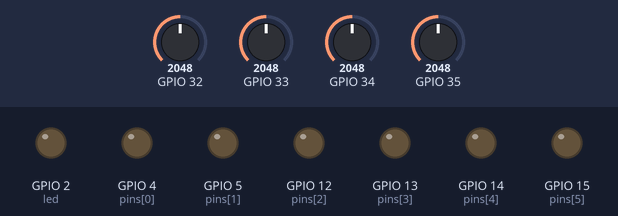
Recording of a program running on a simulated ESP32 board running MicroPython. Shown: output pins drawn as LEDs (lit = HIGH). The inputs (shaded band) are chosen by the test bench; at power-on: GPIO 32 = 2048, GPIO 33 = 2048, GPIO 34 = 2048, GPIO 35 = 2048 (analog values on the 0–4095 scale). WiFi joins after 1.5 s; a WiFi scan finds one network, HomeNet; what the program prints to the serial console is not drawn. At 20.5 s the program stops and its outputs stay as they are.

Above: at 0.1 s.
At 4.85 s:
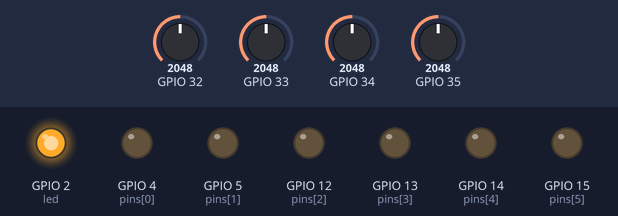
At 6.95 s:
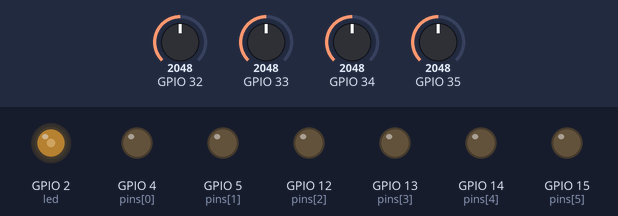
At 7.65 s:
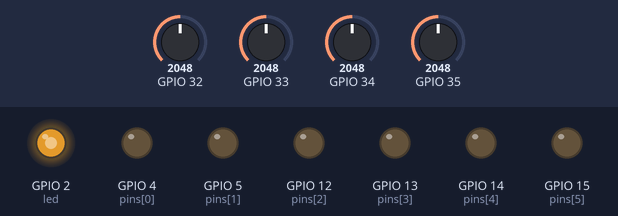
At 10.48 s:
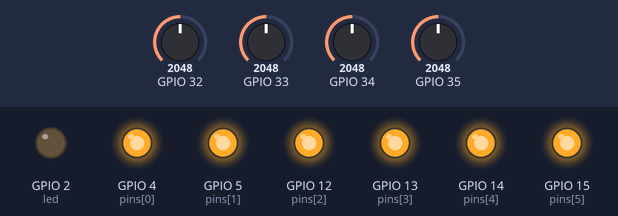
At 11.38 s:
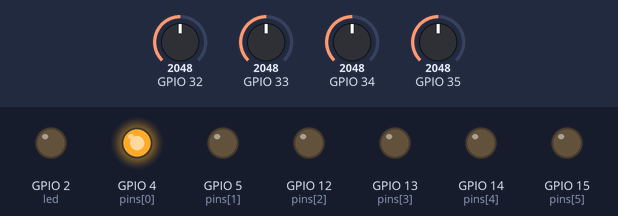
Timing chart, 0 to 13.0 s (numbered marks = the images above):
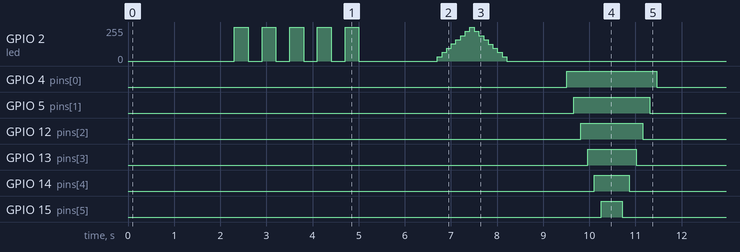

Measured:
- by itself, GPIO 2 (led): 0/255 → 255/255 at 2.3 s, → 0/255 0.30 s later, → 255/255 0.30 s later, → 0/255 0.30 s later, … (26 changes in this stretch)
- by itself, GPIO 4 (pins[0]): LOW → HIGH at 9.5 s, → LOW 2.0 s later
- by itself, GPIO 5 (pins[1]): LOW → HIGH at 9.7 s, → LOW 1.7 s later
- by itself, GPIO 12 (pins[2]): LOW → HIGH at 9.8 s, → LOW 1.4 s later
- by itself, GPIO 13 (pins[3]): LOW → HIGH at 10.0 s, → LOW 1.1 s later
- by itself, GPIO 14 (pins[4]): LOW → HIGH at 10.1 s, → LOW 0.75 s later
- by itself, GPIO 15 (pins[5]): LOW → HIGH at 10.3 s, → LOW 0.45 s later

The program:

esp32_demo.py
```python
"""
ESP32 DevKit Demo
=================
Tests emulator features specific to the ESP32.
Select "ESP32 DevKit" in the board dropdown before running.

Run via VS Code: Right-click -> "Run in MicroPython Emulator"
"""

import utime
from machine import Pin, PWM, ADC, I2C


def announce(title: str) -> None:
    """Print demo section header."""
    print("\n" + "=" * 50)
    print(f"  {title}")
    print("=" * 50)
    utime.sleep_ms(300)


# =============================================================================
# ESP32 LED - GPIO2 is typically the onboard LED
# =============================================================================

def demo_led_blink():
    """Blink the onboard LED on GPIO2."""
    announce("ESP32 LED Blink (GPIO2)")

    print("  ESP32 DevKit typically has LED on GPIO2")
    print("  Watch it blink 5 times...")

    led = Pin(2, Pin.OUT)

    for i in range(5):
        print(f"    Blink {i+1}/5")
        led.on()
        utime.sleep_ms(300)
        led.off()
        utime.sleep_ms(300)

    print("  Done!")


# =============================================================================
# ESP32 PWM - Multiple channels available
# =============================================================================

def demo_pwm():
    """PWM on multiple pins."""
    announce("ESP32 PWM")

    print("  ESP32 has 16 PWM channels!")
    print("  Testing PWM on GPIO2...")

    pwm = PWM(Pin(2))
    pwm.freq(5000)  # ESP32 supports higher frequencies

    print("  Fading up...")
    for duty in range(0, 1024, 128):
        pwm.duty(duty)  # ESP32 uses 10-bit duty (0-1023)
        utime.sleep_ms(100)

    print("  Fading down...")
    for duty in range(1023, 0, -128):
        pwm.duty(duty)
        utime.sleep_ms(100)

    pwm.deinit()
    print("  Done!")


# =============================================================================
# ESP32 GPIO - More pins available
# =============================================================================

def demo_gpio():
    """Test ESP32 GPIO pins."""
    announce("ESP32 GPIO Pins")

    print("  ESP32 has many GPIO pins!")
    print("  Testing GPIO 4, 5, 12, 13, 14, 15...")

    pin_nums = [4, 5, 12, 13, 14, 15]
    pins = [Pin(i, Pin.OUT) for i in pin_nums]

    for i, pin in enumerate(pins):
        print(f"    GPIO{pin_nums[i]} ON")
        pin.on()
        utime.sleep_ms(150)

    utime.sleep_ms(300)

    for i, pin in enumerate(reversed(pins)):
        idx = len(pins) - 1 - i
        print(f"    GPIO{pin_nums[idx]} OFF")
        pin.off()
        utime.sleep_ms(150)

    print("  Done!")


# =============================================================================
# ESP32 WiFi - Built-in WiFi
# =============================================================================

def demo_wifi():
    """Test WiFi functionality."""
    announce("ESP32 WiFi")

    print("  ESP32 has built-in WiFi!")

    import network

    wlan = network.WLAN(network.STA_IF)

    print("\n  Activating WiFi...")
    wlan.active(True)
    utime.sleep_ms(300)

    print("  Scanning for networks...")
    networks = wlan.scan()

    print(f"\n  Found {len(networks)} network(s):")
    for net in networks[:5]:
        ssid = net[0].decode() if isinstance(net[0], bytes) else net[0]
        print(f"    📶 {ssid}")
        utime.sleep_ms(150)

    print("\n  Connecting to 'TestNetwork'...")
    wlan.connect("TestNetwork", "password123")

    if wlan.isconnected():
        config = wlan.ifconfig()
        print(f"  Connected! IP: {config[0]}")

    print("\n  Done!")


# =============================================================================
# ESP32 I2C - Two I2C buses
# =============================================================================

def demo_i2c():
    """Scan both I2C buses."""
    announce("ESP32 I2C Buses")

    print("  ESP32 has 2 hardware I2C buses")

    # I2C bus 0
    print("\n  I2C0 (SDA=21, SCL=22):")
    i2c0 = I2C(0, scl=Pin(22), sda=Pin(21), freq=400000)
    devices0 = i2c0.scan()

    if devices0:
        for addr in devices0:
            print(f"    0x{addr:02X}")
    else:
        print("    No devices")

    # I2C bus 1
    print("\n  I2C1 (SDA=25, SCL=26):")
    i2c1 = I2C(1, scl=Pin(26), sda=Pin(25), freq=400000)
    devices1 = i2c1.scan()

    if devices1:
        for addr in devices1:
            print(f"    0x{addr:02X}")
    else:
        print("    No devices")

    print("\n  Done!")


# =============================================================================
# ESP32 ADC - Two ADC units
# =============================================================================

def demo_adc():
    """Read ESP32 ADC channels."""
    announce("ESP32 ADC")

    print("  ESP32 has ADC1 (GPIO32-39) and ADC2 (GPIO0-15)")
    print("  Note: ADC2 unavailable when WiFi is active")

    # ADC1 channels
    channels = [
        ("GPIO32 (ADC1_4)", ADC(Pin(32))),
        ("GPIO33 (ADC1_5)", ADC(Pin(33))),
        ("GPIO34 (ADC1_6)", ADC(Pin(34))),
        ("GPIO35 (ADC1_7)", ADC(Pin(35))),
    ]

    for _ in range(3):
        print()
        for name, adc in channels:
            raw = adc.read()  # ESP32 uses 12-bit ADC (0-4095)
            voltage = raw * 3.3 / 4095
            print(f"    {name}: {voltage:.2f}V")
        utime.sleep_ms(500)

    print("\n  Done!")


# =============================================================================
# Main
# =============================================================================

if __name__ == "__main__":
    print("\n" + "=" * 50)
    print("  ⚡ ESP32 DEVKIT DEMO")
    print("=" * 50)
    print("\n  Make sure 'ESP32 DevKit' is selected!")
    utime.sleep_ms(2000)

    demos = [
        demo_led_blink,
        demo_pwm,
        demo_gpio,
        demo_wifi,
        demo_i2c,
        demo_adc,
    ]

    for demo in demos:
        try:
            demo()
            utime.sleep_ms(1000)
        except Exception as e:
            print(f"  Error: {e}")

    print("\n" + "=" * 50)
    print("  🎉 ESP32 DEMO COMPLETE!")
    print("=" * 50)
```
